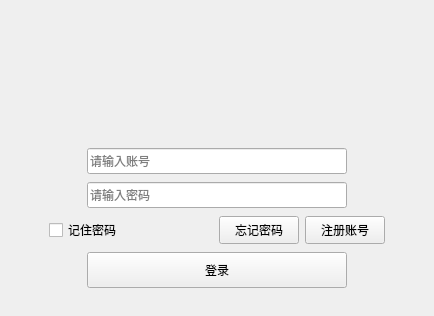
<?xml version="1.0" encoding="UTF-8"?>
<ui version="4.0">
 <class>UserLoginClass</class>
 <widget class="QWidget" name="UserLoginClass">
  <property name="geometry">
   <rect>
    <x>0</x>
    <y>0</y>
    <width>434</width>
    <height>316</height>
   </rect>
  </property>
  <property name="sizePolicy">
   <sizepolicy hsizetype="Fixed" vsizetype="Fixed">
    <horstretch>0</horstretch>
    <verstretch>0</verstretch>
   </sizepolicy>
  </property>
  <property name="minimumSize">
   <size>
    <width>434</width>
    <height>316</height>
   </size>
  </property>
  <property name="maximumSize">
   <size>
    <width>434</width>
    <height>316</height>
   </size>
  </property>
  <property name="windowTitle">
   <string>UserLogin</string>
  </property>
  <layout class="QVBoxLayout" name="verticalLayout_2">
   <property name="spacing">
    <number>0</number>
   </property>
   <property name="leftMargin">
    <number>0</number>
   </property>
   <property name="topMargin">
    <number>0</number>
   </property>
   <property name="rightMargin">
    <number>0</number>
   </property>
   <property name="bottomMargin">
    <number>0</number>
   </property>
   <item>
    <widget class="QWidget" name="titleWidget" native="true">
     <property name="sizePolicy">
      <sizepolicy hsizetype="Expanding" vsizetype="Expanding">
       <horstretch>0</horstretch>
       <verstretch>0</verstretch>
      </sizepolicy>
     </property>
     <property name="minimumSize">
      <size>
       <width>0</width>
       <height>104</height>
      </size>
     </property>
     <property name="maximumSize">
      <size>
       <width>16777215</width>
       <height>104</height>
      </size>
     </property>
     <property name="titleskin" stdset="0">
      <bool>true</bool>
     </property>
    </widget>
   </item>
   <item>
    <widget class="QWidget" name="bodyWidget" native="true">
     <property name="sizePolicy">
      <sizepolicy hsizetype="Preferred" vsizetype="Expanding">
       <horstretch>0</horstretch>
       <verstretch>0</verstretch>
      </sizepolicy>
     </property>
     <property name="minimumSize">
      <size>
       <width>200</width>
       <height>0</height>
      </size>
     </property>
     <property name="bottomskin" stdset="0">
      <bool>true</bool>
     </property>
     <layout class="QVBoxLayout" name="verticalLayout">
      <property name="spacing">
       <number>0</number>
      </property>
      <property name="leftMargin">
       <number>0</number>
      </property>
      <property name="topMargin">
       <number>36</number>
      </property>
      <property name="rightMargin">
       <number>0</number>
      </property>
      <property name="bottomMargin">
       <number>20</number>
      </property>
      <item>
       <layout class="QHBoxLayout" name="horizontalLayout">
        <item>
         <spacer name="horizontalSpacer">
          <property name="orientation">
           <enum>Qt::Horizontal</enum>
          </property>
          <property name="sizeHint" stdset="0">
           <size>
            <width>40</width>
            <height>20</height>
           </size>
          </property>
         </spacer>
        </item>
        <item>
         <widget class="QLineEdit" name="editUserAccount">
          <property name="minimumSize">
           <size>
            <width>260</width>
            <height>26</height>
           </size>
          </property>
          <property name="maximumSize">
           <size>
            <width>260</width>
            <height>26</height>
           </size>
          </property>
          <property name="maxLength">
           <number>33</number>
          </property>
          <property name="placeholderText">
           <string>请输入账号</string>
          </property>
         </widget>
        </item>
        <item>
         <spacer name="horizontalSpacer_2">
          <property name="orientation">
           <enum>Qt::Horizontal</enum>
          </property>
          <property name="sizeHint" stdset="0">
           <size>
            <width>40</width>
            <height>20</height>
           </size>
          </property>
         </spacer>
        </item>
       </layout>
      </item>
      <item>
       <layout class="QHBoxLayout" name="horizontalLayout_2">
        <item>
         <spacer name="horizontalSpacer_3">
          <property name="orientation">
           <enum>Qt::Horizontal</enum>
          </property>
          <property name="sizeHint" stdset="0">
           <size>
            <width>40</width>
            <height>20</height>
           </size>
          </property>
         </spacer>
        </item>
        <item>
         <widget class="QLineEdit" name="editPassword">
          <property name="minimumSize">
           <size>
            <width>260</width>
            <height>26</height>
           </size>
          </property>
          <property name="maximumSize">
           <size>
            <width>260</width>
            <height>26</height>
           </size>
          </property>
          <property name="maxLength">
           <number>33</number>
          </property>
          <property name="echoMode">
           <enum>QLineEdit::Password</enum>
          </property>
          <property name="placeholderText">
           <string>请输入密码</string>
          </property>
         </widget>
        </item>
        <item>
         <spacer name="horizontalSpacer_4">
          <property name="orientation">
           <enum>Qt::Horizontal</enum>
          </property>
          <property name="sizeHint" stdset="0">
           <size>
            <width>40</width>
            <height>20</height>
           </size>
          </property>
         </spacer>
        </item>
       </layout>
      </item>
      <item>
       <layout class="QHBoxLayout" name="horizontalLayout_3">
        <item>
         <spacer name="horizontalSpacer_5">
          <property name="orientation">
           <enum>Qt::Horizontal</enum>
          </property>
          <property name="sizeHint" stdset="0">
           <size>
            <width>28</width>
            <height>18</height>
           </size>
          </property>
         </spacer>
        </item>
        <item>
         <widget class="QCheckBox" name="checkBox">
          <property name="sizePolicy">
           <sizepolicy hsizetype="Fixed" vsizetype="Fixed">
            <horstretch>0</horstretch>
            <verstretch>0</verstretch>
           </sizepolicy>
          </property>
          <property name="minimumSize">
           <size>
            <width>164</width>
            <height>28</height>
           </size>
          </property>
          <property name="maximumSize">
           <size>
            <width>164</width>
            <height>28</height>
           </size>
          </property>
          <property name="text">
           <string>记住密码</string>
          </property>
         </widget>
        </item>
        <item>
         <widget class="QPushButton" name="forgetWordbtn">
          <property name="sizePolicy">
           <sizepolicy hsizetype="Fixed" vsizetype="Fixed">
            <horstretch>0</horstretch>
            <verstretch>0</verstretch>
           </sizepolicy>
          </property>
          <property name="minimumSize">
           <size>
            <width>0</width>
            <height>28</height>
           </size>
          </property>
          <property name="maximumSize">
           <size>
            <width>16777215</width>
            <height>28</height>
           </size>
          </property>
          <property name="text">
           <string>忘记密码</string>
          </property>
         </widget>
        </item>
        <item>
         <widget class="QPushButton" name="registBtn">
          <property name="sizePolicy">
           <sizepolicy hsizetype="Fixed" vsizetype="Fixed">
            <horstretch>0</horstretch>
            <verstretch>0</verstretch>
           </sizepolicy>
          </property>
          <property name="minimumSize">
           <size>
            <width>0</width>
            <height>28</height>
           </size>
          </property>
          <property name="maximumSize">
           <size>
            <width>16777215</width>
            <height>28</height>
           </size>
          </property>
          <property name="text">
           <string>注册账号</string>
          </property>
         </widget>
        </item>
        <item>
         <spacer name="horizontalSpacer_6">
          <property name="orientation">
           <enum>Qt::Horizontal</enum>
          </property>
          <property name="sizeHint" stdset="0">
           <size>
            <width>28</width>
            <height>18</height>
           </size>
          </property>
         </spacer>
        </item>
       </layout>
      </item>
      <item>
       <layout class="QHBoxLayout" name="horizontalLayout_4">
        <item>
         <spacer name="horizontalSpacer_7">
          <property name="orientation">
           <enum>Qt::Horizontal</enum>
          </property>
          <property name="sizeHint" stdset="0">
           <size>
            <width>40</width>
            <height>20</height>
           </size>
          </property>
         </spacer>
        </item>
        <item>
         <widget class="QPushButton" name="loginBtn">
          <property name="sizePolicy">
           <sizepolicy hsizetype="Fixed" vsizetype="Fixed">
            <horstretch>0</horstretch>
            <verstretch>0</verstretch>
           </sizepolicy>
          </property>
          <property name="minimumSize">
           <size>
            <width>260</width>
            <height>36</height>
           </size>
          </property>
          <property name="maximumSize">
           <size>
            <width>260</width>
            <height>36</height>
           </size>
          </property>
          <property name="text">
           <string>登录</string>
          </property>
         </widget>
        </item>
        <item>
         <spacer name="horizontalSpacer_8">
          <property name="orientation">
           <enum>Qt::Horizontal</enum>
          </property>
          <property name="sizeHint" stdset="0">
           <size>
            <width>40</width>
            <height>20</height>
           </size>
          </property>
         </spacer>
        </item>
       </layout>
      </item>
     </layout>
    </widget>
   </item>
  </layout>
 </widget>
 <layoutdefault spacing="6" margin="11"/>
 <resources/>
 <connections/>
</ui>
